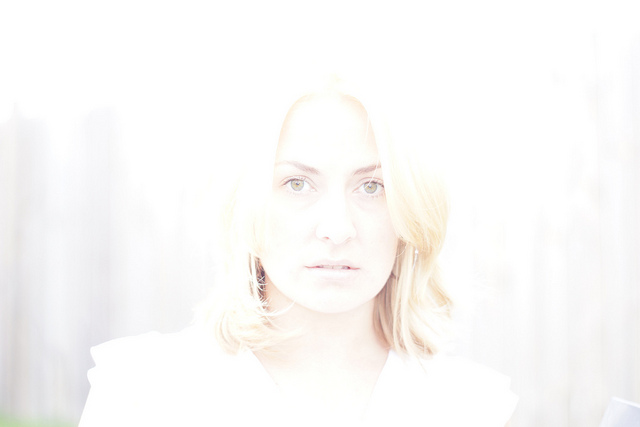
%> input picture Project/Oexposed.jpg, 640 x 427 px
$ octave Project_main.m   (GNU Octave 9; MATLAB toolbox functions it lacks are replaced by stand-ins)
%> lines starting %> are read from the running program, lines starting %| are printed output that depends on the picture
%> the answer given: Oexposed.jpg
%> further down, Input is the input picture: size 427x640x3 uint8; mean R, G, B 250.5, 249.3, 248.1
### Project/wthe.m
% Weighted thresholded intensity transformation program
% Paper: Fast Image/Video Contrast Enhancement Based on Weighted
% Thresholded Histogram Equalization
function [ out ] = wthe(In, r)
%> called with r = 0.5
v = 0.5;
[m,n] = size(In);
%> m = 427; n = 1920
sz = m*n;
%> sz = 819840
% K = max(max(In));
K = 256;
pwt = zeros(K,1);
p = zeros(K,1);
for i = 1:K
    temp = find(In==(i-1));
    [nk, ~] = size(temp);
    p(i) = double(nk/sz);
end
%> after the loop, p = 256 values, max 0.501 at index 256, min 0 at index 1, mean 0.00391

Pu = v*max(p);
%> Pu = 0.251
Pl = min(p);
%> Pl = 0
for i = 1:K
    if(p(i) > Pu)
        pwt(i) = Pu;
    elseif(p(i) <= Pl)
        pwt(i) = 0;
    else
        t = double((p(i)-Pl)/(Pu-Pl));
        t1 = double((t^r)*Pu);
        pwt(i) = double(t1);
    end
end
%> after the loop, pwt = 256 values, max 0.251 at index 256, min 0 at index 1, mean 0.0107; t = 0.211; t1 = 0.115
% cumulative distribution function
Cwt = zeros(K,1);
su = 0.0;
for i = 1:K
    for j = 1:i
        su = su + pwt(j);
    end
    Cwt(i) = su;
    su = 0.0;
end
%> after the loop, Cwt = 256 values from 0 to 2.75
Inew = In;
% temporary parameter values
Wout = K-1;
Madj = 10;
for i=1:m
    for j=1:n
        p1 = In(i,j);
        if( p1 == 0 )
            p1 = 1;
        end
        Inew(i,j) = Wout*Cwt(p1)+Madj;
    end
end
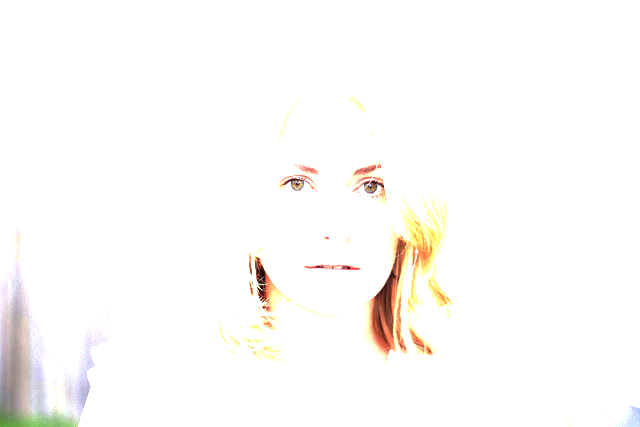
%> Inew: size 427x640x3 uint8; mean R, G, B 252.5, 251, 249.2
out = Inew;
end
% end of program
% % weighted probability function
% p1 = sort(p);
% % selecting probabilities from top 10 and bottow 10 for Pu and Pl
% up = p1(K-alpha,:);
% low = p1(alpha,:);

### Project/Project_main.m
% This program reads an input image and calls different contrast
% enhancement methods
prompt = 'Please provide the name of image file';
filename = input(prompt,'s');
Input = imread(filename);
% [30 lines of commented-out code are left out]
subplot(3,2,1), imshow(Input); title('Original');
subplot(3,2,2), imhist(Input); title('Histogram');
% Iout = wthe(<brain>,0.875);
% Iout = wthe(<Oexposed>,0.75);
% Iout = wthe(<hare>,0.875);
Iout = wthe(Input,0.5);
subplot(3,2,3), imshow(Iout); title('WTHE');
subplot(3,2,4), imhist(Iout); title('Histogram');
I = histeq(Input);
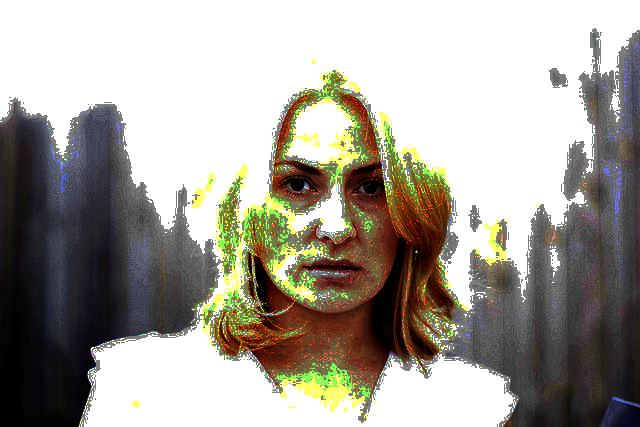
%> I: size 427x640x3 uint8; mean R, G, B 165.4, 161.1, 152.7
subplot(3,2,5), imshow(I); title('HE');
subplot(3,2,6), imhist(I); title('Histogram');
%> after `title('Histogram')`:
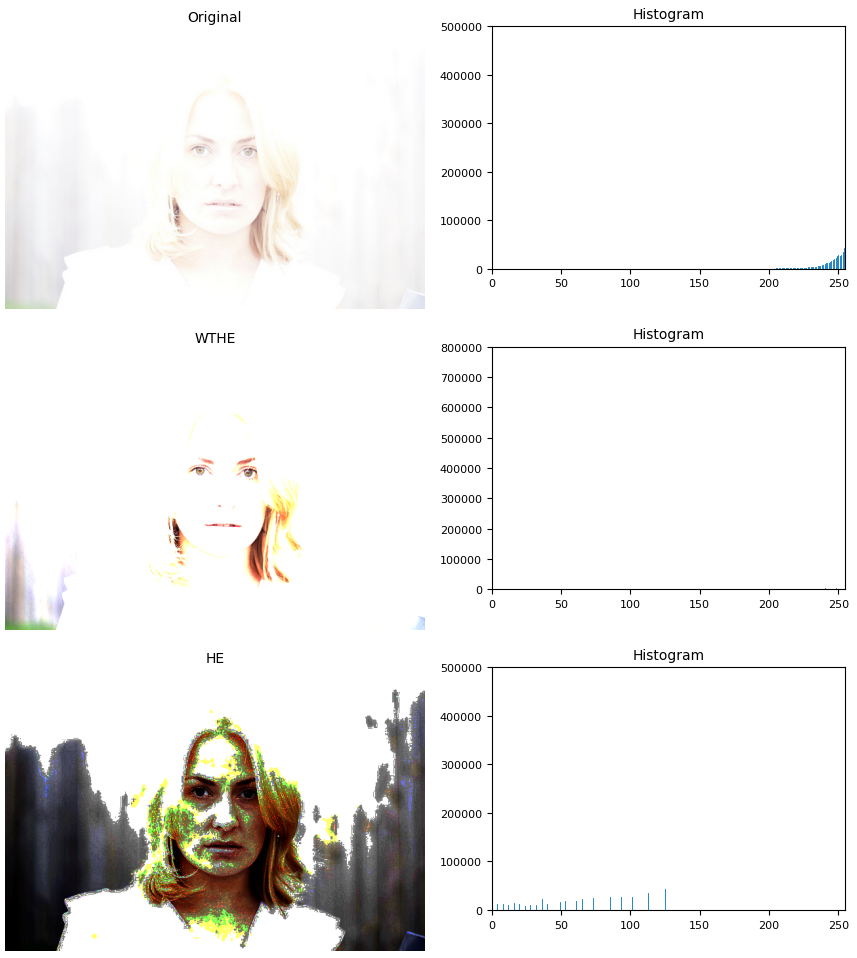
%> figure redrawn from the program's plot data, 6 panels
% end

$ run again, on Project/arctic_hare.jpg
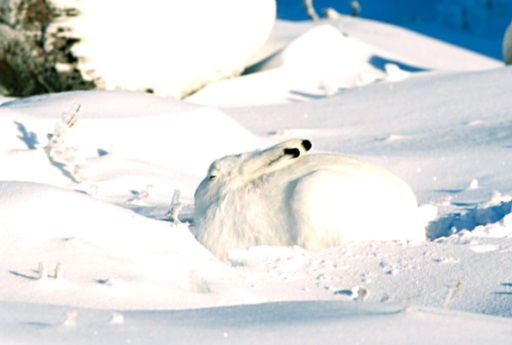
%> input picture Project/arctic_hare.jpg, 512 x 345 px
%> Input is the input picture: size 345x512x3 uint8; mean R, G, B 218, 221.4, 222.5
%> the loop in wthe, `for i = 1:K` made 256 passes
%> nk on passes 1 to 3: 4059, 1359, 520
%> after the loop in wthe, `for i = 1:K`: p = 256 values, max 0.272 at index 256, min 0.000132 at index 7, mean 0.00391
%> Pu = 0.136
%> Pl = 0.000132
%> the loop in wthe, `for i = 1:K` made 256 passes
%> (t, t1) on passes 1, 2, 3, 4, 5, 6, 8, 9: (0.0554, 0.032), (0.0179, 0.0182), (0.00625, 0.0108), (0.00221, 0.00639), (0.00132, 0.00494), (0.000652, 0.00348), (0.000347, 0.00253), (0.000389, 0.00268)
%> after the loop in wthe, `for i = 1:K`: pwt = 256 values, max 0.136 at index 256, min 0 at index 7, mean 0.015; t = 0.225; t1 = 0.0645
%> after the loop in wthe, `for i = 1:K`: Cwt = 256 values from 0.032 to 3.85
%> after the loop in wthe, `for i=1:m`:
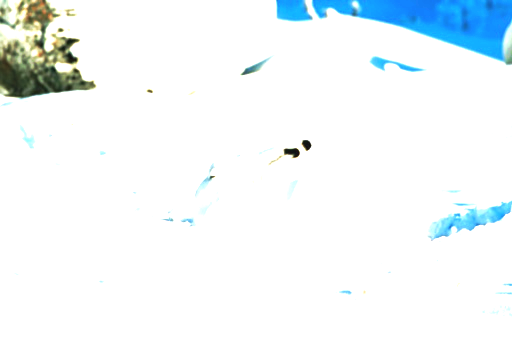
%> Inew: size 345x512x3 uint8; mean R, G, B 239.6, 246.5, 249.1
%> `I = histeq(Input);`:
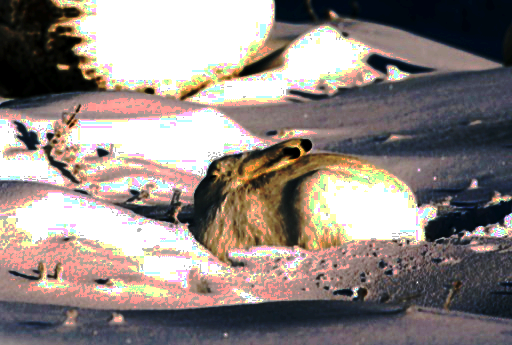
%> I: size 345x512x3 uint8; mean R, G, B 145, 134.1, 129.4
